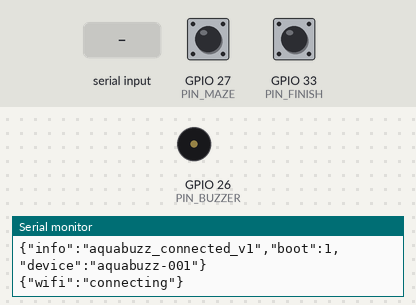
Simulated run of this sketch. Board: ESP32. Parts: buzzer (waves = sounding, pin HIGH), the last lines printed to the serial monitor. The test bench sets the inputs (shaded band); at power-on: GPIO 27 (PIN_MAZE) HIGH, GPIO 33 (PIN_FINISH) HIGH. WiFi joins after 1.5 s; servers stay silent unless stated; EEPROM starts erased; no MQTT or app messages arrive unless stated.

Above: at 1.6 s.
1.7 s: "b" received over Serial
At 1.95 s:
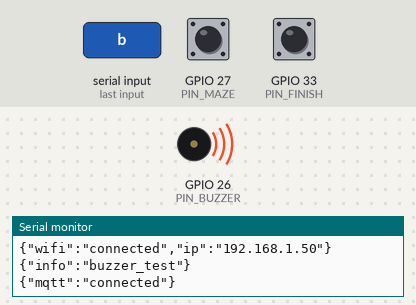
3.5 s: GPIO 27 (PIN_MAZE) pulled LOW for 0.15 s
At 3.57 s:
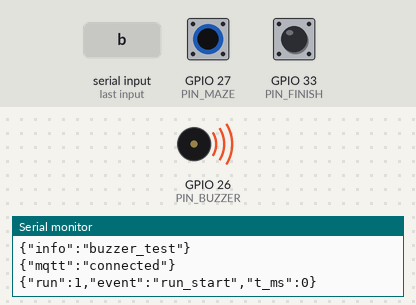
Timing chart, 0 to 6.5 s (numbered marks = the images above; inputs shaded):
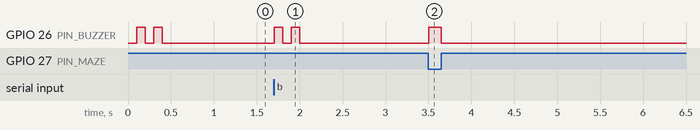

Measured:
- after the input at 1.7 s, GPIO 26 (PIN_BUZZER): alternates HIGH for 0.10 s and LOW for 0.10 s, 4 changes in all, then stays LOW, starting at once
- after the input at 3.5 s, GPIO 26 (PIN_BUZZER): LOW → HIGH at once, → LOW 0.15 s later

The sketch:

aquabuzz_connected.ino
```cpp
/*
 * AquaBuzz Connected Firmware v1.0
 *
 * IoT-enabled buzz-wire maze with MQTT event streaming.
 * Based on aquabuzz_core v6 with Wi-Fi + MQTT layer.
 *
 * Hardware: ESP32 Dev Module
 * Serial: 115200 baud
 */

#include <Arduino.h>
#include <WiFi.h>
#include <PubSubClient.h>
#include <Preferences.h>
#include "secrets.h"

// Pin definitions
const int PIN_MAZE = 27;
const int PIN_FINISH = 33;
const int PIN_BUZZER = 26;

// Timing constants
const unsigned long DEBOUNCE_MS = 20;
const unsigned long LOCKOUT_MS = 5000;
const unsigned long HEARTBEAT_INTERVAL_MS = 10000;

// Difficulty settings (can be updated via MQTT)
unsigned long hitPenaltyMs = 2000;
int freeHits = 0;
unsigned long timeLimitMs = 0;  // 0 = no limit

// Game states
enum GameState {
  WAITING,
  RUNNING,
  FINISHED
};

// Hit tracking
struct Hit {
  unsigned long startMs;
  unsigned long durationMs;
};

// Global state
GameState state = WAITING;
unsigned long runStartMs = 0;
unsigned long runEndMs = 0;
unsigned long finishLockoutUntil = 0;
int runNo = 0;
int bootCount = 0;
String runUid = "";
String playerId = "guest";
int hitCount = 0;
Hit hits[100];

// Contact tracking
bool mazePressed = false;
bool finishPressed = false;
unsigned long mazeLastChangeMs = 0;
unsigned long finishLastChangeMs = 0;
bool mazeRaw = false;
bool finishRaw = false;
unsigned long currentHitStartMs = 0;
bool finishReleased = true;

// Networking
WiFiClient wifiClient;
PubSubClient mqttClient(wifiClient);
Preferences prefs;
unsigned long lastHeartbeat = 0;
bool wifiConnected = false;
bool mqttConnected = false;

// Queues
QueueHandle_t serialQueue;
QueueHandle_t mqttQueue;
const int SERIAL_QUEUE_SIZE = 50;
const int MQTT_QUEUE_SIZE = 100;

struct SerialMessage {
  char text[256];
};

struct MQTTMessage {
  char topic[128];
  char payload[512];
};

// ==================== Core Game Logic (preserved from v6) ====================

void driveBuzzerNow() {
  mazeRaw = !digitalRead(PIN_MAZE);
  digitalWrite(PIN_BUZZER, mazeRaw ? HIGH : LOW);
}

void queuePrint(const char* format, ...) {
  SerialMessage msg;
  va_list args;
  va_start(args, format);
  vsnprintf(msg.text, sizeof(msg.text), format, args);
  va_end(args);
  xQueueSend(serialQueue, &msg, 0);
}

void queueMQTT(const char* topic, const char* format, ...) {
  MQTTMessage msg;
  strncpy(msg.topic, topic, sizeof(msg.topic) - 1);

  va_list args;
  va_start(args, format);
  vsnprintf(msg.payload, sizeof(msg.payload), format, args);
  va_end(args);

  xQueueSend(mqttQueue, &msg, 0);
}

void updateContacts() {
  unsigned long now = millis();

  // Maze contact
  bool mazeCurrentRaw = !digitalRead(PIN_MAZE);
  if (mazeCurrentRaw != mazeRaw) {
    mazeRaw = mazeCurrentRaw;
    mazeLastChangeMs = now;
  }
  if ((now - mazeLastChangeMs) >= DEBOUNCE_MS) {
    if (mazeCurrentRaw && !mazePressed) {
      mazePressed = true;
      onMazePressed();
    } else if (!mazeCurrentRaw && mazePressed) {
      mazePressed = false;
      onMazeReleased();
    }
  }

  // Finish contact
  bool finishCurrentRaw = !digitalRead(PIN_FINISH);
  if (finishCurrentRaw != finishRaw) {
    finishRaw = finishCurrentRaw;
    finishLastChangeMs = now;
  }
  if ((now - finishLastChangeMs) >= DEBOUNCE_MS) {
    if (finishCurrentRaw && !finishPressed) {
      finishPressed = true;
      if (!finishReleased) {
        queuePrint("{\"warn\":\"finish_held_at_start\"}");
      } else {
        onFinishPressed();
      }
    } else if (!finishCurrentRaw && finishPressed) {
      finishPressed = false;
      finishReleased = true;
    }
  }
}

void onMazePressed() {
  unsigned long now = millis();

  if (state == WAITING) {
    if (now >= finishLockoutUntil) {
      runNo++;
      runUid = String(DEVICE_ID) + "-" + String(bootCount) + "-" + String(runNo);
      runStartMs = now;
      runEndMs = 0;
      hitCount = 0;
      state = RUNNING;
      finishReleased = !finishPressed;

      queuePrint("{\"run\":%d,\"event\":\"run_start\",\"t_ms\":0}", runNo);
      queueMQTT("aquabuzz/" DEVICE_ID "/events",
                "{\"device_id\":\"" DEVICE_ID "\",\"run_uid\":\"%s\",\"run_no\":%d,\"player_id\":\"%s\",\"event\":\"run_start\",\"t_ms\":0}",
                runUid.c_str(), runNo, playerId.c_str());
    }
  } else if (state == RUNNING) {
    currentHitStartMs = now;
    hitCount++;
    hits[hitCount - 1].startMs = now - runStartMs;
    hits[hitCount - 1].durationMs = 0;

    queuePrint("{\"run\":%d,\"event\":\"hit_start\",\"hit\":%d,\"t_ms\":%lu}",
               runNo, hitCount, now - runStartMs);
    queueMQTT("aquabuzz/" DEVICE_ID "/events",
              "{\"device_id\":\"" DEVICE_ID "\",\"run_uid\":\"%s\",\"run_no\":%d,\"player_id\":\"%s\",\"event\":\"hit_start\",\"hit\":%d,\"t_ms\":%lu}",
              runUid.c_str(), runNo, playerId.c_str(), hitCount, now - runStartMs);
  }
}

void onMazeReleased() {
  if (state == RUNNING && currentHitStartMs > 0) {
    unsigned long now = millis();
    unsigned long duration = now - currentHitStartMs;
    hits[hitCount - 1].durationMs = duration;

    queuePrint("{\"run\":%d,\"event\":\"hit_end\",\"hit\":%d,\"t_ms\":%lu,\"dur_ms\":%lu}",
               runNo, hitCount, now - runStartMs, duration);
    queueMQTT("aquabuzz/" DEVICE_ID "/events",
              "{\"device_id\":\"" DEVICE_ID "\",\"run_uid\":\"%s\",\"run_no\":%d,\"player_id\":\"%s\",\"event\":\"hit_end\",\"hit\":%d,\"t_ms\":%lu,\"dur_ms\":%lu}",
              runUid.c_str(), runNo, playerId.c_str(), hitCount, now - runStartMs, duration);

    currentHitStartMs = 0;
  }
}

void onFinishPressed() {
  if (state == RUNNING) {
    unsigned long now = millis();
    runEndMs = now;
    state = FINISHED;
    finishLockoutUntil = now + LOCKOUT_MS;

    // Calculate stats
    unsigned long totalTimeMs = runEndMs - runStartMs;
    unsigned long totalContactMs = 0;
    unsigned long longestHitMs = 0;

    for (int i = 0; i < hitCount; i++) {
      totalContactMs += hits[i].durationMs;
      if (hits[i].durationMs > longestHitMs) {
        longestHitMs = hits[i].durationMs;
      }
    }

    // Apply difficulty settings
    int scoredHits = max(0, hitCount - freeHits);
    unsigned long score = totalTimeMs + (scoredHits * hitPenaltyMs);

    queuePrint("{\"run\":%d,\"event\":\"run_finish\",\"t_ms\":%lu,\"hits\":%d,\"total_contact_ms\":%lu,\"longest_hit_ms\":%lu,\"hit_penalty_ms\":%lu,\"score\":%lu}",
               runNo, totalTimeMs, hitCount, totalContactMs, longestHitMs, hitPenaltyMs, score);

    queueMQTT("aquabuzz/" DEVICE_ID "/events",
              "{\"device_id\":\"" DEVICE_ID "\",\"run_uid\":\"%s\",\"run_no\":%d,\"player_id\":\"%s\",\"event\":\"run_finish\",\"t_ms\":%lu,\"hits\":%d,\"total_contact_ms\":%lu,\"longest_hit_ms\":%lu,\"hit_penalty_ms\":%lu,\"score\":%lu}",
              runUid.c_str(), runNo, playerId.c_str(), totalTimeMs, hitCount, totalContactMs, longestHitMs, hitPenaltyMs, score);

    delay(100);
    state = WAITING;
  }
}

void handleSerialCommand() {
  if (Serial.available()) {
    char cmd = Serial.read();

    if (cmd == 'r') {
      if (state == RUNNING) {
        queuePrint("{\"run\":%d,\"event\":\"run_cancel\",\"t_ms\":%lu}", runNo, millis() - runStartMs);
        queueMQTT("aquabuzz/" DEVICE_ID "/events",
                  "{\"device_id\":\"" DEVICE_ID "\",\"run_uid\":\"%s\",\"run_no\":%d,\"player_id\":\"%s\",\"event\":\"run_cancel\",\"t_ms\":%lu}",
                  runUid.c_str(), runNo, playerId.c_str(), millis() - runStartMs);
        runNo++;  // Increment on cancel
      }
      state = WAITING;
      runStartMs = 0;
      runEndMs = 0;
      hitCount = 0;
      currentHitStartMs = 0;
      queuePrint("{\"info\":\"reset\"}");
    } else if (cmd == 's') {
      queuePrint("{\"info\":\"summary\",\"run\":%d,\"state\":\"%s\",\"hits\":%d,\"wifi\":\"%s\",\"mqtt\":\"%s\"}",
                 runNo,
                 state == WAITING ? "WAITING" : state == RUNNING ? "RUNNING" : "FINISHED",
                 hitCount,
                 wifiConnected ? "connected" : "disconnected",
                 mqttConnected ? "connected" : "disconnected");
    } else if (cmd == 'b' && state != RUNNING) {
      queuePrint("{\"info\":\"buzzer_test\"}");
      digitalWrite(PIN_BUZZER, HIGH);
      delay(100);
      digitalWrite(PIN_BUZZER, LOW);
      delay(100);
      digitalWrite(PIN_BUZZER, HIGH);
      delay(100);
      digitalWrite(PIN_BUZZER, LOW);
    }
  }
}

// ==================== Networking Tasks ====================

void serialTask(void *parameter) {
  SerialMessage msg;
  for (;;) {
    if (xQueueReceive(serialQueue, &msg, portMAX_DELAY)) {
      Serial.println(msg.text);
    }
  }
}

void mqttTask(void *parameter) {
  MQTTMessage msg;
  for (;;) {
    if (xQueueReceive(mqttQueue, &msg, pdMS_TO_TICKS(100))) {
      if (mqttConnected) {
        mqttClient.publish(msg.topic, msg.payload, false);
      }
    }

    // Maintain MQTT connection
    if (!mqttClient.connected() && wifiConnected) {
      if (mqttClient.connect(DEVICE_ID, MQTT_USERNAME, MQTT_PASSWORD)) {
        mqttConnected = true;
        mqttClient.subscribe("aquabuzz/" DEVICE_ID "/config");
        mqttClient.subscribe("aquabuzz/" DEVICE_ID "/player");
        queuePrint("{\"mqtt\":\"connected\"}");
      }
    }

    if (mqttConnected) {
      mqttClient.loop();

      // Heartbeat
      if (millis() - lastHeartbeat > HEARTBEAT_INTERVAL_MS) {
        mqttClient.publish("aquabuzz/" DEVICE_ID "/heartbeat",
                          "{\"device_id\":\"" DEVICE_ID "\"}");
        lastHeartbeat = millis();
      }
    }

    vTaskDelay(pdMS_TO_TICKS(10));
  }
}

void mqttCallback(char* topic, byte* payload, unsigned int length) {
  String topicStr = String(topic);
  String payloadStr = "";
  for (unsigned int i = 0; i < length; i++) {
    payloadStr += (char)payload[i];
  }

  queuePrint("{\"mqtt_rx\":\"%s\"}", topicStr.c_str());

  // Handle config updates
  if (topicStr.endsWith("/config")) {
    // Parse JSON manually (simple approach)
    // Real implementation would use ArduinoJson
    if (payloadStr.indexOf("hit_penalty_ms") > 0) {
      queuePrint("{\"info\":\"config_received\"}");
    }
  } else if (topicStr.endsWith("/player")) {
    playerId = payloadStr;
    queuePrint("{\"player\":\"%s\"}", playerId.c_str());
  }
}

void wifiTask(void *parameter) {
  for (;;) {
    if (WiFi.status() != WL_CONNECTED) {
      wifiConnected = false;
      mqttConnected = false;

      WiFi.begin(WIFI_SSID, WIFI_PASSWORD);
      queuePrint("{\"wifi\":\"connecting\"}");

      int attempts = 0;
      while (WiFi.status() != WL_CONNECTED && attempts < 20) {
        vTaskDelay(pdMS_TO_TICKS(500));
        attempts++;
      }

      if (WiFi.status() == WL_CONNECTED) {
        wifiConnected = true;
        queuePrint("{\"wifi\":\"connected\",\"ip\":\"%s\"}", WiFi.localIP().toString().c_str());
      } else {
        queuePrint("{\"wifi\":\"failed\"}");
        vTaskDelay(pdMS_TO_TICKS(10000));  // Retry in 10s
      }
    }

    vTaskDelay(pdMS_TO_TICKS(1000));
  }
}

// ==================== Setup and Loop ====================

void setup() {
  pinMode(PIN_MAZE, INPUT_PULLUP);
  pinMode(PIN_FINISH, INPUT_PULLUP);
  pinMode(PIN_BUZZER, OUTPUT);
  digitalWrite(PIN_BUZZER, LOW);

  Serial.begin(115200);
  delay(100);

  // Load boot count from NVS
  prefs.begin("aquabuzz", false);
  bootCount = prefs.getInt("boot_count", 0);
  bootCount++;
  prefs.putInt("boot_count", bootCount);
  prefs.end();

  // Create queues
  serialQueue = xQueueCreate(SERIAL_QUEUE_SIZE, sizeof(SerialMessage));
  mqttQueue = xQueueCreate(MQTT_QUEUE_SIZE, sizeof(MQTTMessage));

  // Create tasks
  xTaskCreate(serialTask, "SerialTask", 4096, NULL, 1, NULL);
  xTaskCreate(wifiTask, "WiFiTask", 4096, NULL, 1, NULL);
  xTaskCreate(mqttTask, "MQTTTask", 8192, NULL, 1, NULL);

  // Setup MQTT
  mqttClient.setServer(MQTT_BROKER, MQTT_PORT);
  mqttClient.setCallback(mqttCallback);

  queuePrint("{\"info\":\"aquabuzz_connected_v1\",\"boot\":%d,\"device\":\"" DEVICE_ID "\"}", bootCount);

  // Power-on buzzer test
  digitalWrite(PIN_BUZZER, HIGH);
  delay(100);
  digitalWrite(PIN_BUZZER, LOW);
  delay(100);
  digitalWrite(PIN_BUZZER, HIGH);
  delay(100);
  digitalWrite(PIN_BUZZER, LOW);
}

void loop() {
  driveBuzzerNow();  // MUST be first
  updateContacts();
  handleSerialCommand();
}
```
